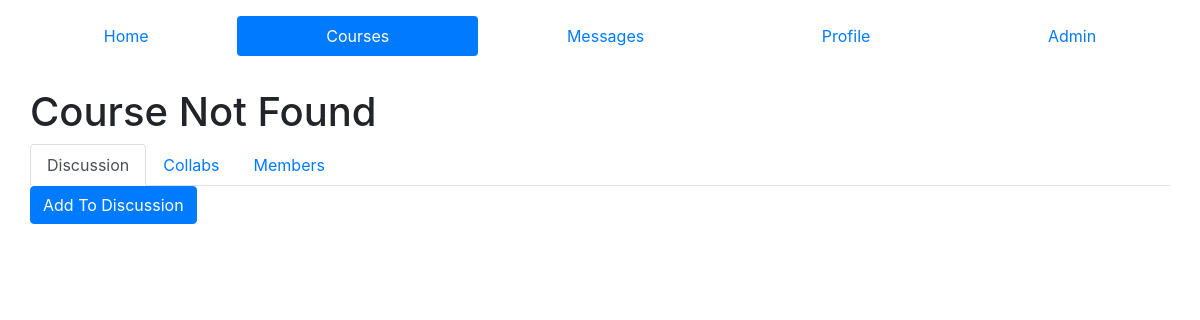
The app's page /courses/1111 (signed in), older data.
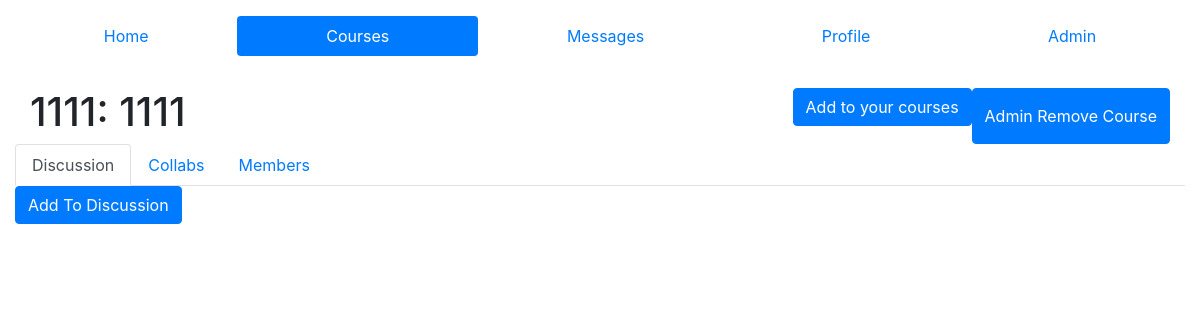
The same page, newer data.
### ed/models.py (models this page shows)
class Course(models.Model):
    courseCode = models.CharField(max_length=20, default="Course Code")
    courseName = models.CharField(max_length=50, default="CourseName")
    members = models.ManyToManyField(Profile, through="MemberShip", through_fields=("course", "person"))

### ed/views.py (the view, shortened to what this page needs)
# urls.py: path('courses/<slug:code>', views.singleCourse, name="Course"),
def singleCourse(request, code):
    is_admin = False
    p = Profile.objects.get(user=request.user)
    if p.is_admin:
        is_admin = True
    if not request.POST:
        try:
            course = Course.objects.get(courseCode=code)
        except:
            course = None
        try:
            resources = Resource.objects.filter(course=course)
            resources = resources.all()
        except:
            resources = None
        try:
            userProfile = Profile.objects.get(user=request.user)
            exist = MemberShip.objects.filter(person=userProfile, course=course)
            if exist:
                subscribed = True
            else:
                subscribed = False
        except:
            subscribed = False
        members = MemberShip.objects.filter(course=course)
        profileIds = members.values_list('person', flat=True)
        profiles = Profile.objects.filter(id__in=profileIds)
        discussions = Discussion.objects.filter(course=course)
        context = {
            'course': course,
            'active': 'courses',
            'resources': resources,
            'subscribed': subscribed,
            'profiles': profiles,
            'discussions': discussions.all(),
            'is_admin': is_admin
        }
        return render(request, 'course.html', context=context)

### templates/course.html (shortened to what this page needs)
{% extends "core.html" %}
{% block content %}
    {% if course %}
    <div class="row">
        <div class="col-6">
            <div class="title" style="display: flex;">
                <h1>{{course.courseCode}}:
                {{course.courseName}}</h1>
            </div>
        </div>
        <div class="col-6" style="display: flex;">
            <form action="/courses/{{course.courseCode}}" method="post" style="margin-left: auto">
                    {% if subscribed %}
                        <button type="submit" name="code" value="{{course.courseCode}}" class="btn btn-danger">
                        Remove from your courses
                    {% else %}
                        <button type="submit" name="code" value="{{course.courseCode}}" class="btn btn-primary">
                        Add to your courses
                    {% endif %}
                </button>
            </form>
            {% if is_admin %}
            <button type="button" class="btn btn-primary" data-toggle="modal" data-target="#adminModal">
               Admin Remove Course
            </button>
        </div>
            {% endif %}
        </div>
    </div>
    {% else %}
        <h1>Course Not Found</h1>
    {% endif %}
    <ul class="nav nav-tabs" id="myTab" role="tablist">
        <li class="nav-item">
            <a class="nav-link active" id="discussion-tab" data-toggle="tab" href="#discussion" role="tab" aria-controls="discussion" aria-selected="true">Discussion</a>
        </li>
         <li class="nav-item">
            <a class="nav-link" id="resources-tab" data-toggle="tab" href="#resources" role="tab" aria-controls="resources" aria-selected="false">Collabs</a>
        </li>
         <li class="nav-item">
            <a class="nav-link" id="members-tab" data-toggle="tab" href="#members" role="tab" aria-controls="members" aria-selected="false">Members</a>
        </li>
    </ul>
    <div class="tab-content" id="myTabContent">
        <div class="tab-pane show active" id="discussion" role="tabpanel" aria-labelledby="discussion-tab">
        <button type="button" class="btn btn-primary" data-toggle="modal" data-target="#discussionModal">
            Add To Discussion
        </button>
        </div>
    </div>
</body>
{% endblock %}

### templates/core.html (shortened to what this page needs)
<!DOCTYPE html>
<html lang="en">
<head>
    {% load static %}
    <link rel="stylesheet" href="https://stackpath.bootstrapcdn.com/bootstrap/4.4.1/css/bootstrap.min.css">
    <link rel="stylesheet" type="text/css" href="{% static 'styles.css' %}">
</head>
<body>
<div class="container" style='max-width: 1200px;'>
{% if user.is_authenticated %}
    <ul class="nav nav-pills nav-fill" style="margin-top:1rem; margin-bottom: 2rem;">
        <li class="nav-item">
          <a class="nav-link {% if active == 'home'%} active {% endif %}" href="/">
            Home
          </a>
        </li>
        <li class="nav-item">
          <a class="nav-link {% if active == 'courses'%} active {% endif %}" href="/courses">
            Courses
          </a>
        </li>
        <li class="nav-item">
          <a class="nav-link {% if active == 'messages'%} active {% endif %}" href="/messages">
            Messages
          </a>
        </li>
        <li class="nav-item">
          <a class="nav-link {% if active == 'profile'%} active {% endif %}" href="/profile">
            Profile
          </a>
        </li>
        {% if is_admin %}
        <li class="nav-item">
          <a class="nav-link {% if active == 'admin'%} active {% endif %}" href="/admin">
            Admin
          </a>
        </li>
        {% endif %}
    </ul>
    {% endif %}
<div class="container-fluid">
  {% block content %}
  {% endblock %}
</body>

Row changes from the older to the newer data that the page shows:
added Course: courseCode "1111", courseName "1111"
Text that changed along with them:
text no longer shown: "Course Not Found"
text now shown: ": Add to your courses Admin Remove Course"
